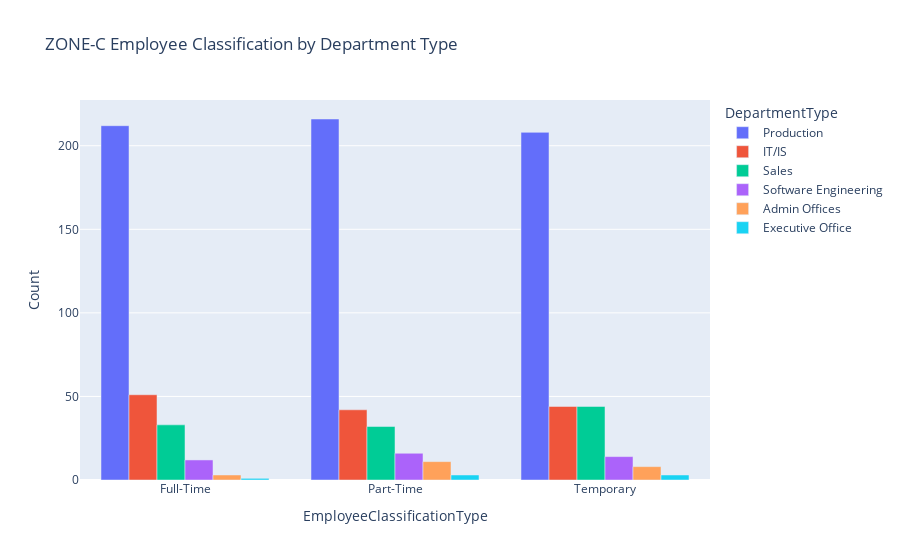

Here is the notebook cell this chart was saved with:
### Code cell
# Analisis Zona C
newc= zone_c_data.groupby("EmployeeClassificationType")["DepartmentType"].value_counts().reset_index(name='Count')

# Create the bar plot
fig = px.bar(newc, x='EmployeeClassificationType', y='Count', color='DepartmentType', barmode='group',
             title='ZONE-C Employee Classification by Department Type')

fig.show()

### Figure 1 — Plotly figure (JSON) as saved in the notebook; plotly's stock layout.template omitted (floating-point values rounded to 4 significant figures)
{"data": [{"alignmentgroup": "True", "hovertemplate": "DepartmentType=Production       <br>EmployeeClassificationType=%{x}<br>Count=%{y}<extra></extra>", "legendgroup": "Production       ", "marker": {"color": "#636efa", "pattern": {"shape": ""}}, "name": "Production       ", "offsetgroup": "Production       ", "orientation": "v", "showlegend": true, "textposition": "auto", "type": "bar", "x": ["Full-Time", "Part-Time", "Temporary"], "xaxis": "x", "y": [212, 216, 208], "yaxis": "y"}, {"alignmentgroup": "True", "hovertemplate": "DepartmentType=IT/IS<br>EmployeeClassificationType=%{x}<br>Count=%{y}<extra></extra>", "legendgroup": "IT/IS", "marker": {"color": "#EF553B", "pattern": {"shape": ""}}, "name": "IT/IS", "offsetgroup": "IT/IS", "orientation": "v", "showlegend": true, "textposition": "auto", "type": "bar", "x": ["Full-Time", "Part-Time", "Temporary"], "xaxis": "x", "y": [51, 42, 44], "yaxis": "y"}, {"alignmentgroup": "True", "hovertemplate": "DepartmentType=Sales<br>EmployeeClassificationType=%{x}<br>Count=%{y}<extra></extra>", "legendgroup": "Sales", "marker": {"color": "#00cc96", "pattern": {"shape": ""}}, "name": "Sales", "offsetgroup": "Sales", "orientation": "v", "showlegend": true, "textposition": "auto", "type": "bar", "x": ["Full-Time", "Part-Time", "Temporary"], "xaxis": "x", "y": [33, 32, 44], "yaxis": "y"}, {"alignmentgroup": "True", "hovertemplate": "DepartmentType=Software Engineering<br>EmployeeClassificationType=%{x}<br>Count=%{y}<extra></extra>", "legendgroup": "Software Engineering", "marker": {"color": "#ab63fa", "pattern": {"shape": ""}}, "name": "Software Engineering", "offsetgroup": "Software Engineering", "orientation": "v", "showlegend": true, "textposition": "auto", "type": "bar", "x": ["Full-Time", "Part-Time", "Temporary"], "xaxis": "x", "y": [12, 16, 14], "yaxis": "y"}, {"alignmentgroup": "True", "hovertemplate": "DepartmentType=Admin Offices<br>EmployeeClassificationType=%{x}<br>Count=%{y}<extra></extra>", "legendgroup": "Admin Offices", "marker": {"color": "#FFA15A", "pattern": {"shape": ""}}, "name": "Admin Offices", "offsetgroup": "Admin Offices", "orientation": "v", "showlegend": true, "textposition": "auto", "type": "bar", "x": ["Full-Time", "Part-Time", "Temporary"], "xaxis": "x", "y": [3, 11, 8], "yaxis": "y"}, {"alignmentgroup": "True", "hovertemplate": "DepartmentType=Executive Office<br>EmployeeClassificationType=%{x}<br>Count=%{y}<extra></extra>", "legendgroup": "Executive Office", "marker": {"color": "#19d3f3", "pattern": {"shape": ""}}, "name": "Executive Office", "offsetgroup": "Executive Office", "orientation": "v", "showlegend": true, "textposition": "auto", "type": "bar", "x": ["Full-Time", "Part-Time", "Temporary"], "xaxis": "x", "y": [1, 3, 3], "yaxis": "y"}], "layout": {"barmode": "group", "legend": {"title": {"text": "DepartmentType"}, "tracegroupgap": 0}, "title": {"text": "ZONE-C Employee Classification by Department Type"}, "xaxis": {"anchor": "y", "domain": [0, 1], "title": {"text": "EmployeeClassificationType"}}, "yaxis": {"anchor": "x", "domain": [0, 1], "title": {"text": "Count"}}}}
